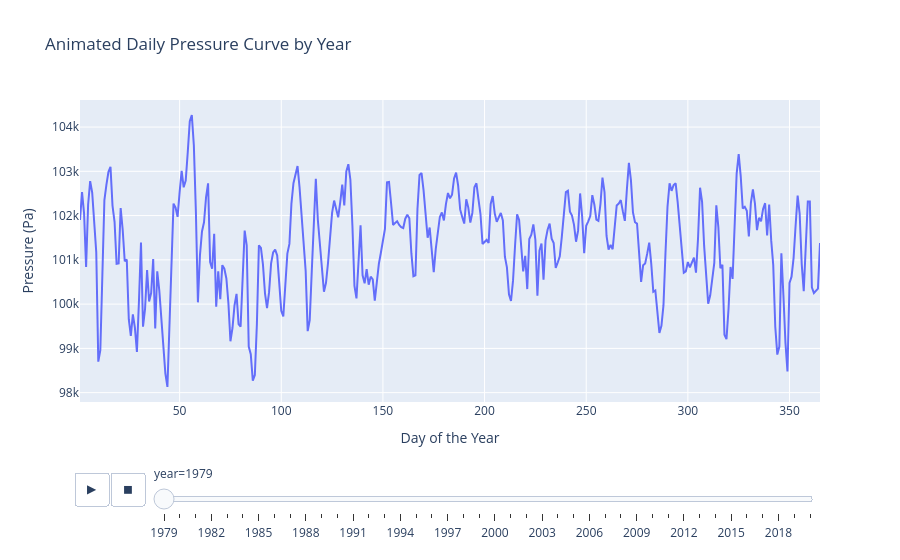

The cell this chart's notebook holds for it:
### Code cell
fig = px.line(df, x="day", y="pressure", animation_frame="year", title="Animated Daily Pressure Curve by Year", labels={"pressure": "Pressure (Pa)", "day": "Day of the Year"})
fig.show()

### Figure 1 — Plotly figure (JSON) as saved in the notebook; plotly's stock layout.template omitted (floating-point values rounded to 4 significant figures; data arrays with more than 128 entries replaced by an {"elided": "..."} marker saying what was removed)
{"data": [{"hovertemplate": "year=1979<br>Day of the Year=%{x}<br>Pressure (Pa)=%{y}<extra></extra>", "legendgroup": "", "line": {"color": "#636efa", "dash": "solid"}, "marker": {"symbol": "circle"}, "mode": "lines", "name": "", "orientation": "v", "showlegend": false, "type": "scatter", "x": {"elided": "364 int values"}, "xaxis": "x", "y": {"elided": "364 float values"}, "yaxis": "y"}], "layout": {"legend": {"tracegroupgap": 0}, "sliders": [{"active": 0, "currentvalue": {"prefix": "year="}, "len": 0.9, "pad": {"b": 10, "t": 60}, "steps": [{"args": [["1979"], {"frame": {"duration": 0, "redraw": false}, "fromcurrent": true, "mode": "immediate", "transition": {"duration": 0, "easing": "linear"}}], "label": "1979", "method": "animate"}, {"args": [["1980"], {"frame": {"duration": 0, "redraw": false}, "fromcurrent": true, "mode": "immediate", "transition": {"duration": 0, "easing": "linear"}}], "label": "1980", "method": "animate"}, {"args": [["1981"], {"frame": {"duration": 0, "redraw": false}, "fromcurrent": true, "mode": "immediate", "transition": {"duration": 0, "easing": "linear"}}], "label": "1981", "method": "animate"}, {"args": [["1982"], {"frame": {"duration": 0, "redraw": false}, "fromcurrent": true, "mode": "immediate", "transition": {"duration": 0, "easing": "linear"}}], "label": "1982", "method": "animate"}, {"args": [["1983"], {"frame": {"duration": 0, "redraw": false}, "fromcurrent": true, "mode": "immediate", "transition": {"duration": 0, "easing": "linear"}}], "label": "1983", "method": "animate"}, {"args": [["1984"], {"frame": {"duration": 0, "redraw": false}, "fromcurrent": true, "mode": "immediate", "transition": {"duration": 0, "easing": "linear"}}], "label": "1984", "method": "animate"}, {"args": [["1985"], {"frame": {"duration": 0, "redraw": false}, "fromcurrent": true, "mode": "immediate", "transition": {"duration": 0, "easing": "linear"}}], "label": "1985", "method": "animate"}, {"args": [["1986"], {"frame": {"duration": 0, "redraw": false}, "fromcurrent": true, "mode": "immediate", "transition": {"duration": 0, "easing": "linear"}}], "label": "1986", "method": "animate"}, {"args": [["1987"], {"frame": {"duration": 0, "redraw": false}, "fromcurrent": true, "mode": "immediate", "transition": {"duration": 0, "easing": "linear"}}], "label": "1987", "method": "animate"}, {"args": [["1988"], {"frame": {"duration": 0, "redraw": false}, "fromcurrent": true, "mode": "immediate", "transition": {"duration": 0, "easing": "linear"}}], "label": "1988", "method": "animate"}, {"args": [["1989"], {"frame": {"duration": 0, "redraw": false}, "fromcurrent": true, "mode": "immediate", "transition": {"duration": 0, "easing": "linear"}}], "label": "1989", "method": "animate"}, {"args": [["1990"], {"frame": {"duration": 0, "redraw": false}, "fromcurrent": true, "mode": "immediate", "transition": {"duration": 0, "easing": "linear"}}], "label": "1990", "method": "animate"}, {"args": [["1991"], {"frame": {"duration": 0, "redraw": false}, "fromcurrent": true, "mode": "immediate", "transition": {"duration": 0, "easing": "linear"}}], "label": "1991", "method": "animate"}, {"args": [["1992"], {"frame": {"duration": 0, "redraw": false}, "fromcurrent": true, "mode": "immediate", "transition": {"duration": 0, "easing": "linear"}}], "label": "1992", "method": "animate"}, {"args": [["1993"], {"frame": {"duration": 0, "redraw": false}, "fromcurrent": true, "mode": "immediate", "transition": {"duration": 0, "easing": "linear"}}], "label": "1993", "method": "animate"}, {"args": [["1994"], {"frame": {"duration": 0, "redraw": false}, "fromcurrent": true, "mode": "immediate", "transition": {"duration": 0, "easing": "linear"}}], "label": "1994", "method": "animate"}, {"args": [["1995"], {"frame": {"duration": 0, "redraw": false}, "fromcurrent": true, "mode": "immediate", "transition": {"duration": 0, "easing": "linear"}}], "label": "1995", "method": "animate"}, {"args": [["1996"], {"frame": {"duration": 0, "redraw": false}, "fromcurrent": true, "mode": "immediate", "transition": {"duration": 0, "easing": "linear"}}], "label": "1996", "method": "animate"}, {"args": [["1997"], {"frame": {"duration": 0, "redraw": false}, "fromcurrent": true, "mode": "immediate", "transition": {"duration": 0, "easing": "linear"}}], "label": "1997", "method": "animate"}, {"args": [["1998"], {"frame": {"duration": 0, "redraw": false}, "fromcurrent": true, "mode": "immediate", "transition": {"duration": 0, "easing": "linear"}}], "label": "1998", "method": "animate"}, {"args": [["1999"], {"frame": {"duration": 0, "redraw": false}, "fromcurrent": true, "mode": "immediate", "transition": {"duration": 0, "easing": "linear"}}], "label": "1999", "method": "animate"}, {"args": [["2000"], {"frame": {"duration": 0, "redraw": false}, "fromcurrent": true, "mode": "immediate", "transition": {"duration": 0, "easing": "linear"}}], "label": "2000", "method": "animate"}, {"args": [["2001"], {"frame": {"duration": 0, "redraw": false}, "fromcurrent": true, "mode": "immediate", "transition": {"duration": 0, "easing": "linear"}}], "label": "2001", "method": "animate"}, {"args": [["2002"], {"frame": {"duration": 0, "redraw": false}, "fromcurrent": true, "mode": "immediate", "transition": {"duration": 0, "easing": "linear"}}], "label": "2002", "method": "animate"}, {"args": [["2003"], {"frame": {"duration": 0, "redraw": false}, "fromcurrent": true, "mode": "immediate", "transition": {"duration": 0, "easing": "linear"}}], "label": "2003", "method": "animate"}, {"args": [["2004"], {"frame": {"duration": 0, "redraw": false}, "fromcurrent": true, "mode": "immediate", "transition": {"duration": 0, "easing": "linear"}}], "label": "2004", "method": "animate"}, {"args": [["2005"], {"frame": {"duration": 0, "redraw": false}, "fromcurrent": true, "mode": "immediate", "transition": {"duration": 0, "easing": "linear"}}], "label": "2005", "method": "animate"}, {"args": [["2006"], {"frame": {"duration": 0, "redraw": false}, "fromcurrent": true, "mode": "immediate", "transition": {"duration": 0, "easing": "linear"}}], "label": "2006", "method": "animate"}, {"args": [["2007"], {"frame": {"duration": 0, "redraw": false}, "fromcurrent": true, "mode": "immediate", "transition": {"duration": 0, "easing": "linear"}}], "label": "2007", "method": "animate"}, {"args": [["2008"], {"frame": {"duration": 0, "redraw": false}, "fromcurrent": true, "mode": "immediate", "transition": {"duration": 0, "easing": "linear"}}], "label": "2008", "method": "animate"}, {"args": [["2009"], {"frame": {"duration": 0, "redraw": false}, "fromcurrent": true, "mode": "immediate", "transition": {"duration": 0, "easing": "linear"}}], "label": "2009", "method": "animate"}, {"args": [["2010"], {"frame": {"duration": 0, "redraw": false}, "fromcurrent": true, "mode": "immediate", "transition": {"duration": 0, "easing": "linear"}}], "label": "2010", "method": "animate"}, {"args": [["2011"], {"frame": {"duration": 0, "redraw": false}, "fromcurrent": true, "mode": "immediate", "transition": {"duration": 0, "easing": "linear"}}], "label": "2011", "method": "animate"}, {"args": [["2012"], {"frame": {"duration": 0, "redraw": false}, "fromcurrent": true, "mode": "immediate", "transition": {"duration": 0, "easing": "linear"}}], "label": "2012", "method": "animate"}, {"args": [["2013"], {"frame": {"duration": 0, "redraw": false}, "fromcurrent": true, "mode": "immediate", "transition": {"duration": 0, "easing": "linear"}}], "label": "2013", "method": "animate"}, {"args": [["2014"], {"frame": {"duration": 0, "redraw": false}, "fromcurrent": true, "mode": "immediate", "transition": {"duration": 0, "easing": "linear"}}], "label": "2014", "method": "animate"}, {"args": [["2015"], {"frame": {"duration": 0, "redraw": false}, "fromcurrent": true, "mode": "immediate", "transition": {"duration": 0, "easing": "linear"}}], "label": "2015", "method": "animate"}, {"args": [["2016"], {"frame": {"duration": 0, "redraw": false}, "fromcurrent": true, "mode": "immediate", "transition": {"duration": 0, "easing": "linear"}}], "label": "2016", "method": "animate"}, {"args": [["2017"], {"frame": {"duration": 0, "redraw": false}, "fromcurrent": true, "mode": "immediate", "transition": {"duration": 0, "easing": "linear"}}], "label": "2017", "method": "animate"}, {"args": [["2018"], {"frame": {"duration": 0, "redraw": false}, "fromcurrent": true, "mode": "immediate", "transition": {"duration": 0, "easing": "linear"}}], "label": "2018", "method": "animate"}, {"args": [["2019"], {"frame": {"duration": 0, "redraw": false}, "fromcurrent": true, "mode": "immediate", "transition": {"duration": 0, "easing": "linear"}}], "label": "2019", "method": "animate"}, {"args": [["2020"], {"frame": {"duration": 0, "redraw": false}, "fromcurrent": true, "mode": "immediate", "transition": {"duration": 0, "easing": "linear"}}], "label": "2020", "method": "animate"}], "x": 0.1, "xanchor": "left", "y": 0, "yanchor": "top"}], "title": {"text": "Animated Daily Pressure Curve by Year"}, "updatemenus": [{"buttons": [{"args": [null, {"frame": {"duration": 500, "redraw": false}, "fromcurrent": true, "mode": "immediate", "transition": {"duration": 500, "easing": "linear"}}], "label": "&#9654;", "method": "animate"}, {"args": [[null], {"frame": {"duration": 0, "redraw": false}, "fromcurrent": true, "mode": "immediate", "transition": {"duration": 0, "easing": "linear"}}], "label": "&#9724;", "method": "animate"}], "direction": "left", "pad": {"r": 10, "t": 70}, "showactive": false, "type": "buttons", "x": 0.1, "xanchor": "right", "y": 0, "yanchor": "top"}], "xaxis": {"anchor": "y", "domain": [0, 1], "title": {"text": "Day of the Year"}}, "yaxis": {"anchor": "x", "domain": [0, 1], "title": {"text": "Pressure (Pa)"}}}}
